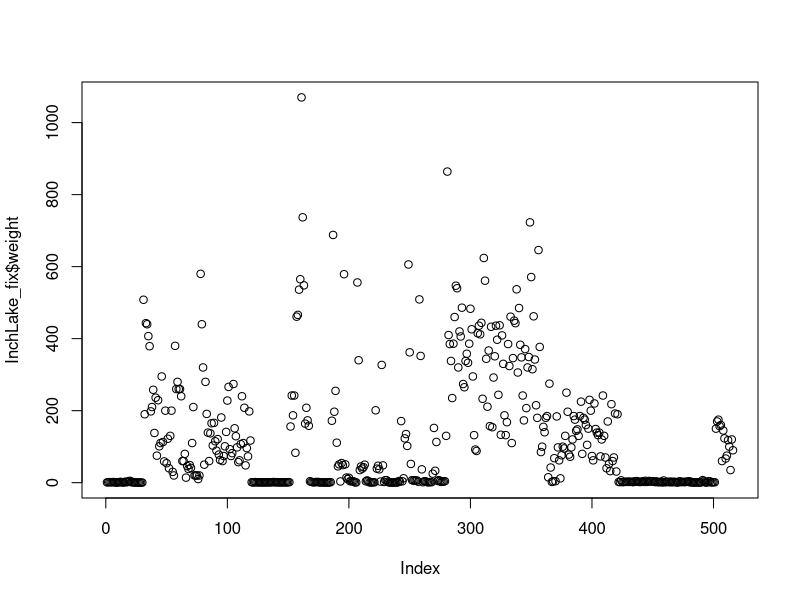
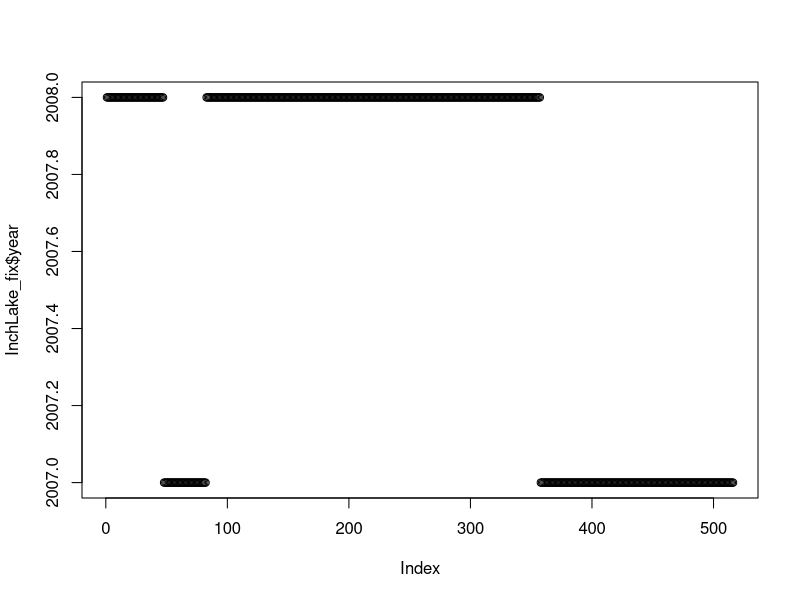
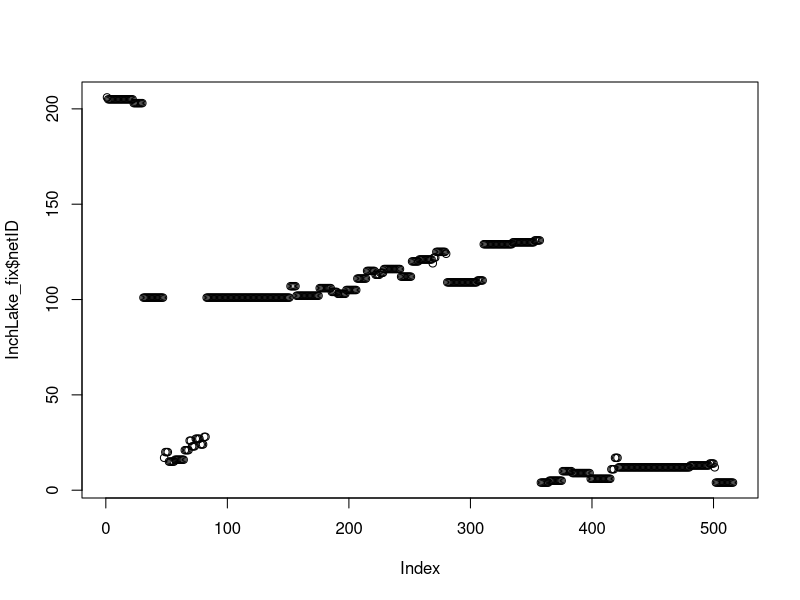
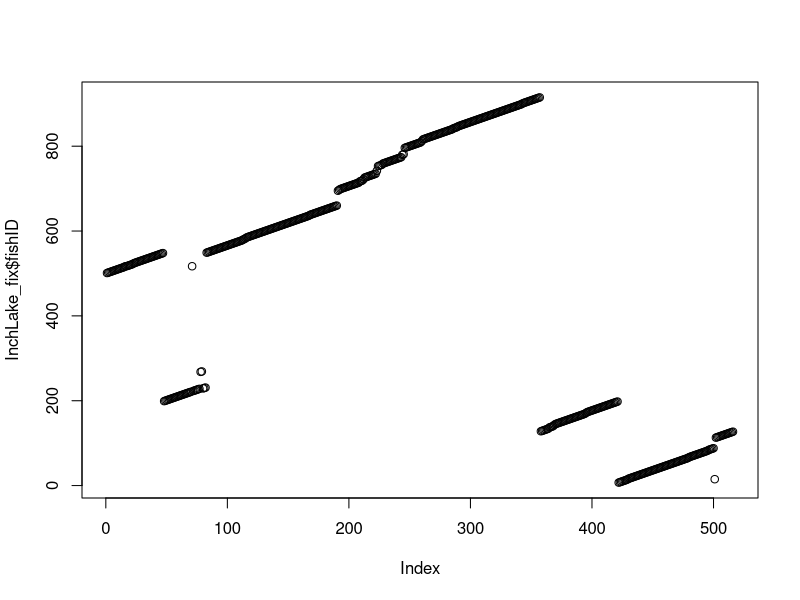
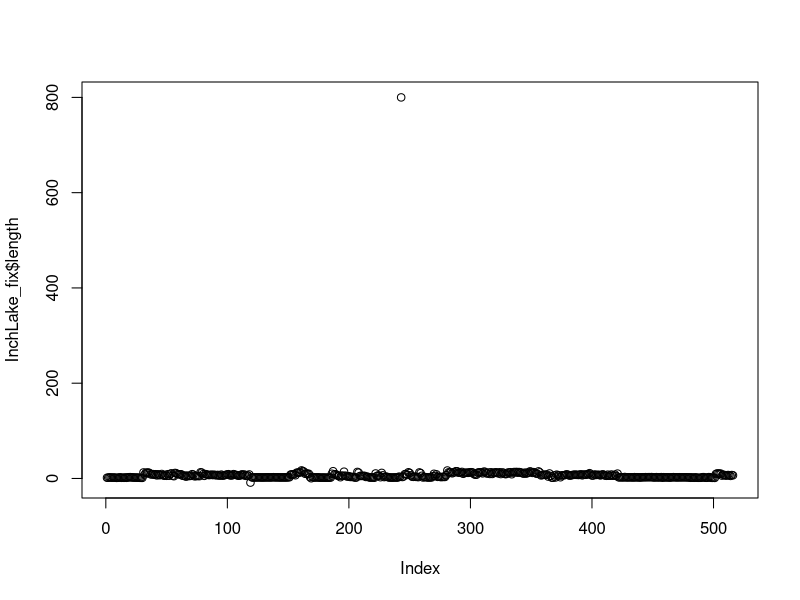
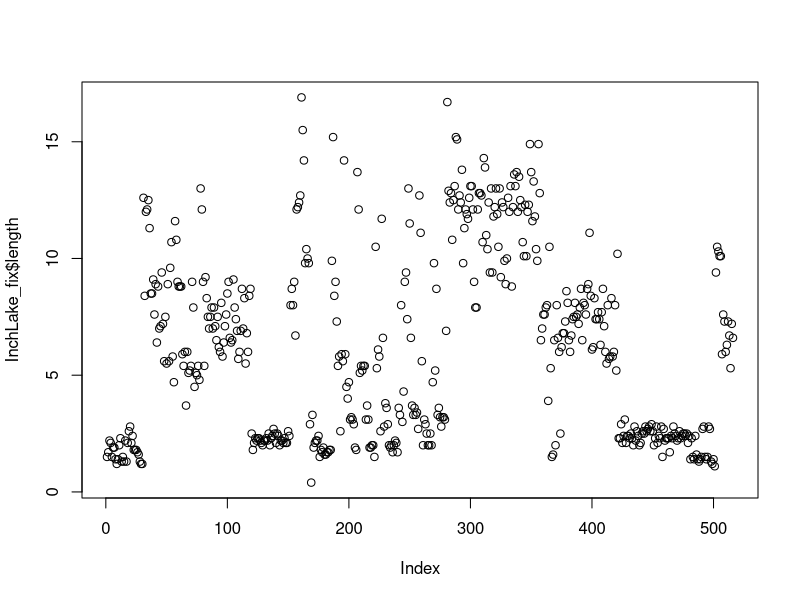

Source code (R) for these figures, in order:
## ---- chunk 1
library(tidyverse)
library(dbplyr)
## ---- chunk 2
InchLake2_Broken<-read.csv("data/InchLake2-Broken.csv")
head(InchLake2_Broken)
#Extra columns? Yes. Column X. We get rid of it.
InchLake2_Broken <- InchLake2_Broken %>% select(-X)
head(InchLake2_Broken)
#It worked! Now, is there any extra rows? Also yes. The last row has a weight registered but nothing else. 
#To remove it:
InchLake2_Broken <- InchLake2_Broken %>%filter(!is.na(fishID)) #any variable besides weight should work

## ---- chunk 3
# First Question: What are the data types in this data set?
sapply(InchLake2_Broken, class)
# Does this look right? No. weight and year should not be a "factor"
## ---- chunk 4
levels(InchLake2_Broken$weight)
#looks like the value "1,070" has a comma where it shouldn't. We create a new dataframe
InchLake_fix<-InchLake2_Broken
InchLake_fix$weight<-as.character(InchLake_fix$weight) #make factors into characters
InchLake_fix %>%filter(is.na(as.numeric(weight))==TRUE) #filter out non-numeric characters
#the mistake, as expected, is "1,070" We could fix it as follows:
InchLake_fix <- InchLake_fix %>%mutate(weight = ifelse(weight=="1,070", 1070, weight))
InchLake_fix$weight<-as.numeric(InchLake_fix$weight)
#alternatively: InchLake_fix$weight<-gsub(",","",InchLake_fix$weight)  
#(Still, a 17 inch bass weighing over 1kg seems suspicious, no?)
range(InchLake_fix$weight)
plot(InchLake_fix$weight)
#did it work?
sapply(InchLake_fix, class)
#it is our highest value, but it's not obviously an outlier
## ---- chunk 5
levels(InchLake_fix$year) #there's a 2048, a 2o07 and a 2 008. Must fix each
InchLake_fix$year<-as.character(InchLake_fix$year)
InchLake_fix %>%filter(is.na(as.numeric(year))==TRUE) #note: 2048 doesn't appear because it is a number
InchLake_fix <- InchLake_fix %>%mutate(year = ifelse(year=="2 008", 2008, year))%>%mutate(year = ifelse(year==2048, 2008, year))%>%mutate(year = ifelse(year=="2O07", 2007, year))
InchLake_fix$year<-as.numeric(InchLake_fix$year)
#checking
range(InchLake_fix$year)
plot(InchLake_fix$year)

sapply(InchLake_fix, class)
## ---- chunk 6
#checking the ranges of everything except species
range(InchLake_fix$netID) #looks ok
plot(InchLake_fix$netID) #looks ok

range(InchLake_fix$fishID) #not super useful 
plot(InchLake_fix$fishID)

range(InchLake_fix$length) #there's a minus value, that makes no sense
plot(InchLake_fix$length) #there's also one lone very high value (800)
InchLake_fix <- InchLake_fix %>%mutate(length = ifelse(length=="-8.7", 8.7, length))%>%mutate(length = ifelse(length==800, 8.0, length)) #chose to make our 800 inch fish a 8 inch fish to match best other bluegills
#check it worked
range(InchLake_fix$length)
plot(InchLake_fix$length) 

#Still need to check fishID and species
#Fish ID should be unique per fish so
InchLake_fix %>%count(n_distinct(fishID)) #there's 2 less unique values than there should
InchLake_fix %>% group_by(fishID) %>% filter(n()>1) # fish ID 517 is repeated 3 times. I would have to look at the original data to figure out which is which. We corect accordingly:
InchLake_fix <- InchLake_fix%>%
  mutate(fishID = ifelse(fishID==517 & length==2.2, 516, fishID)) %>% mutate(fishID = ifelse(fishID==517 & length==9.0, 222, fishID))
#Did it work?
InchLake_fix %>%count(n_distinct(fishID)) #Yes

## ---- chunk 7
#The last check that needs to happen: species

levels(InchLake_fix$species) #mistakes on several
InchLake_fix$species<-as.character(InchLake_fix$species)
InchLake_fix <- InchLake_fix%>%
  mutate(species = ifelse(species=="Black Crapie", "Black Crappie", species)) %>% mutate(species = ifelse(species=="bluegill", "Bluegill", species))%>% mutate(species = ifelse(species=="Bluegill ", "Bluegill", species))%>% mutate(species = ifelse(species=="Iowa_Darter ", "Iowa Darter", species))%>% mutate(species = ifelse(species=="Largemout Bass", "Largemouth Bass", species))
InchLake_fix$species<-as.factor(InchLake_fix$species)
#Did it work?
levels(InchLake_fix$species) 
## ---- chunk 8
InchLake2_Clean<- read.csv("data/InchLake2-Clean.csv")

all.equal(InchLake2_Clean, InchLake_fix)
